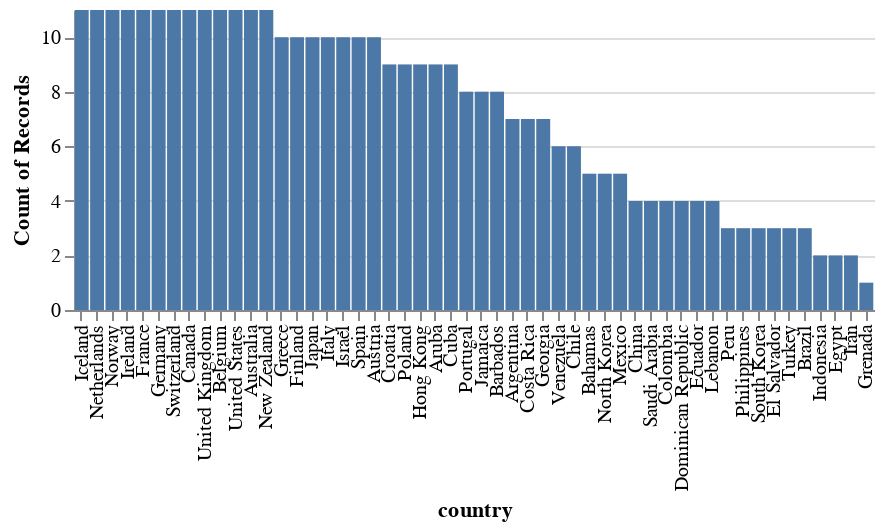

This figure's notebook cell:
### Code cell
alx.highlight_brush()+alx.countplot(df.query("(life_expect>=68.25 and life_expect<=85.35)"),x='country', width=400)

### Figure 1 — Vega-Lite specification as saved in the notebook (floating-point values rounded to 4 significant figures; data arrays with more than 128 entries replaced by an {"elided": "..."} marker saying what was removed)
{"config": {"view": {"continuousWidth": 400, "continuousHeight": 300}}, "layer": [{"mark": {"type": "bar", "cursor": "crosshair"}, "encoding": {"color": {"value": "lightgray"}, "x": {"axis": {}, "field": "country", "sort": ["Iceland", "Netherlands", "Norway", "Ireland", "France", "Germany", "Switzerland", "Canada", "United Kingdom", "Belgium", "United States", "Australia", "New Zealand", "Greece", "Finland", "Japan", "Italy", "Israel", "Spain", "Austria", "Croatia", "Poland", "Hong Kong", "Aruba", "Cuba", "Portugal", "Jamaica", "Barbados", "Argentina", "Costa Rica", "Georgia", "Venezuela", "Chile", "Bahamas", "North Korea", "Mexico", "China", "Saudi Arabia", "Colombia", "Dominican Republic", "Ecuador", "Lebanon", "Peru", "Philippines", "South Korea", "El Salvador", "Turkey", "Brazil", "Indonesia", "Egypt", "Iran", "Grenada"]}, "y": {"aggregate": "count", "axis": {}, "field": "country", "type": "quantitative"}}, "name": "view_5"}, {"mark": {"type": "bar", "cursor": "crosshair"}, "encoding": {"x": {"axis": {}, "field": "country", "sort": ["Iceland", "Netherlands", "Norway", "Ireland", "France", "Germany", "Switzerland", "Canada", "United Kingdom", "Belgium", "United States", "Australia", "New Zealand", "Greece", "Finland", "Japan", "Italy", "Israel", "Spain", "Austria", "Croatia", "Poland", "Hong Kong", "Aruba", "Cuba", "Portugal", "Jamaica", "Barbados", "Argentina", "Costa Rica", "Georgia", "Venezuela", "Chile", "Bahamas", "North Korea", "Mexico", "China", "Saudi Arabia", "Colombia", "Dominican Republic", "Ecuador", "Lebanon", "Peru", "Philippines", "South Korea", "El Salvador", "Turkey", "Brazil", "Indonesia", "Egypt", "Iran", "Grenada"]}, "y": {"aggregate": "count", "axis": {}, "field": "country", "type": "quantitative"}}, "transform": [{"filter": {"param": "ALX_SELECTION_drag_FILTER"}}]}], "data": {"name": "data-1549181111410e3934be0a53305b0c89"}, "height": 150, "params": [{"name": "ALX_SELECTION_drag_FILTER", "select": {"type": "interval", "encodings": ["x"]}, "views": ["view_5"]}], "view": {"cursor": "crosshair", "stroke": null}, "width": 400, "$schema": "https://vega.github.io/schema/vega-lite/v5.2.0.json", "datasets": {"data-1549181111410e3934be0a53305b0c89": {"elided": "379 records"}}}
